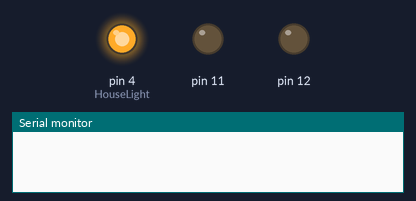
Bench run of a sketch on a simulated Arduino Uno, built with avr-gcc and run on an emulated ATmega328P. Parts: output pins drawn as LEDs (lit = HIGH), the last lines printed to the serial monitor.

Above: at 7.5 s.
At 15.5 s:
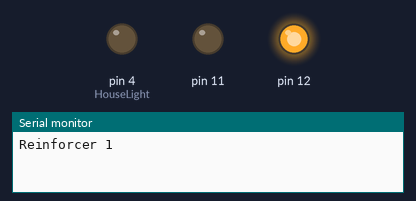
At 16.5 s:
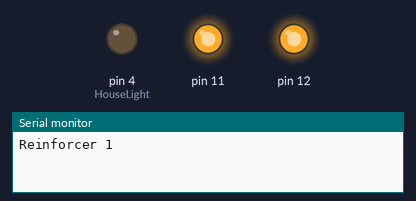
Timing chart, 0 to 22.1 s (numbered marks = the images above):
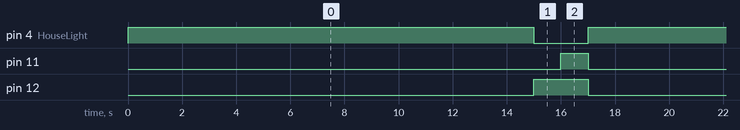

Measured:
- by itself, pin 4 (HouseLight): alternates HIGH for 15.0 s and LOW for 2.0 s
- by itself, pin 11: alternates HIGH for 1.0 s and LOW for 16.0 s
- by itself, pin 12: alternates HIGH for 2.0 s and LOW for 15.0 s

The sketch:

sketch_fixedInterval2014.ino
```cpp
/*
  pellet dispenser and house light control program
  created 2014
  by Elizabeth G Guy 9/10/2014

  modified from code by Glenn Morton

  The circuit: (notice that all pins are organized by groups where inputs are first and outputs are last.)

*/

typedef struct Stimulus
{
  int outputPin;                   // pin to turn the reinforcer on and off (Arduino to pellet dispenser and/or light)
  unsigned long OnTime;            // stores milliseconds of ON time for CS light or reward dispenser
  boolean state;                   // State used to set the reinforcer
  unsigned long startTime;         // Store start of stimulus
  unsigned long previousMillis;     // store last update time
};

const unsigned long DispenserOnTime = 50;         // set your  ON time here for pellet dispenser
const unsigned long RewardLightOnTime = 2000;    // set how long the reward light will be on for
const unsigned long ReinforcerDelay = 1000;        // set how long in millis you want to delay reinforcer delivery when the CS is on
const unsigned long FixedInterval = 15000;        // set the FI value + reinforcer length for your schedule of reinforcement

// pin information
const int ButtonPin = 2;     // Button for controlling the house light
const int HouseLight = 4;    // the house light- turn on at start of program and turn off for 2s during reinforcer presentations


const int RewardLight = 12;     // Reward light for pellet dispenser

const int PelletDispenser = 11;  // Pellet dispenser pin

// Variables list:

boolean lightState = HIGH;                       // current state of the light


Stimulus rewardlight= {RewardLight, RewardLightOnTime, LOW, 0, 0};  // light information for light CS paired with reinforcer

Stimulus dispenser = {PelletDispenser, DispenserOnTime, LOW, 0, 0};  //pellet dispenser information

int masterClock = 0;
int seconds = 0;
int minutes = 0;
int hours = 0;
unsigned long lastChecked = 0;

boolean startLight = false;
boolean startFI = true;

int lightStartInSeconds = 0;

//Initialization: set all inputs as INPUT, outputs as OUTPUT and set the initial value of outputs
void setup() {
  Serial.begin(9600);

  randomSeed(analogRead(0)); // seed for the RR2 control of reward delivery

  pinMode(rewardlight.outputPin, OUTPUT);
  digitalWrite(rewardlight.outputPin, HIGH);

  pinMode(dispenser.outputPin, OUTPUT);
  digitalWrite(dispenser.outputPin, LOW);


  pinMode(ButtonPin, INPUT);
  pinMode(HouseLight, OUTPUT);
  digitalWrite(HouseLight, HIGH);
}

//Main loop. Evrything in here runs every frame
void loop() {
  // update the reinforcer stimulus
  rewardlight = UpdateRewardLight(rewardlight);

  //Update the pellet dispenser
  dispenser = UpdateDispenser(dispenser, rewardlight);
  // control the nosepokes
  FixedIntervalHandler();

  // control the house light
  HouseLighthandler();

  //Clock();
}

// Clock function: updates global variables for tracking the amount of time this program has been running.
// parameters: none
// returns: none
void Clock()
{
  boolean printTime = false;
  unsigned long currentTime = millis();
  static int tenths = 100;

  if(lastChecked == 0)
  {
    lastChecked = currentTime;
  }
  if(currentTime - lastChecked >= tenths)
  {
    tenths += 100;
    Serial.println(".");
  }
  if(currentTime - lastChecked >= 1000)
  {
    seconds++;
    tenths = 100;
    lastChecked += 1000;
    //printTime = true;
  }
  if(seconds >= 60)
  {
    minutes++;
    seconds -= 60;
  }
  if(minutes >= 60)
  {
    hours++;
    minutes -=60;
  }
  if(printTime)
  {
    Serial.print(hours);
    Serial.print(":");
    Serial.print(minutes);
    Serial.print(":");
    Serial.print(seconds);
    Serial.print("  millis:");
    Serial.println(currentTime-lastChecked);

    printTime = false;
  }
}
// UpdateRewardLight function: If the input pin is trying to turn the output pin on, have it turn on at the specified length of time; otherwise turn the light off.
// parameters:
//   rewardlight: the light is either on or off
// returns:
//   the updated state of the reinforcer stimulus
struct Stimulus UpdateRewardLight(struct Stimulus curLight) {
  unsigned long currentMillis = millis();

  if (startLight){
    if (curLight.state ==LOW){
      curLight.startTime = currentMillis;
      Serial.print ("Reinforcer ");
      Serial.println("1");
    }
    if (currentMillis-curLight.startTime <= curLight.OnTime){
      curLight.state = HIGH; //turn on the light
    }
    else if (currentMillis- curLight.startTime > curLight.OnTime){ //if it is now past the stimulus OnTime
      curLight.state = LOW; //light turns off
      startLight = false;
      startFI = true;
      Serial.print ("Reinforcer ");
      Serial.println("0");
    }
  }
    //update output with current state
    digitalWrite(rewardlight.outputPin, curLight.state);
    return curLight;
  }
//Update Pellet Dispenser Function
struct Stimulus UpdateDispenser(struct Stimulus curDispenser, struct Stimulus curLight) {
  unsigned long currentMillis = millis();

  if (startLight){
    if (currentMillis - curLight.startTime >= ReinforcerDelay) {
      if( curDispenser.state == LOW) {
        curDispenser.state = HIGH;
        curDispenser.startTime = currentMillis;
      }
      if (currentMillis-curDispenser.startTime >= curDispenser.OnTime) {
        curDispenser.state = LOW;
      }
    }
  } else {
    curDispenser.state= LOW;
  }

  //update output with current state
  digitalWrite(dispenser.outputPin, curDispenser.state);
  return curDispenser;
}

//FI Function:  controls the timing of startLight
void FixedIntervalHandler(){
  static unsigned long startTime = 0;
  long currentMillis = millis();

  if(startFI == true) {
    if(currentMillis - startTime >= FixedInterval){
      startLight = true;
      startFI = false;
    }
  }
  else {
    startTime = currentMillis;
  }
}

//Controlling the Houselight:  On unless the reinforcer is on (then off)
void HouseLighthandler ()
{
  if (startLight == false){
     digitalWrite (HouseLight, HIGH);
  }
  else {
      digitalWrite (HouseLight, LOW);
  }
}
```
